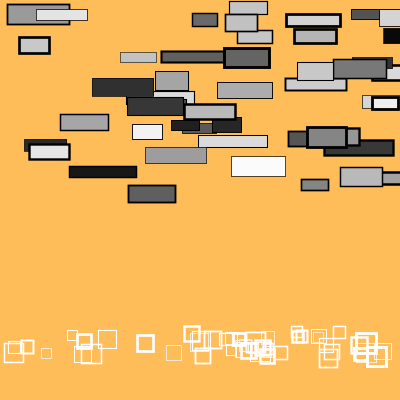
Frame 1 (no input)
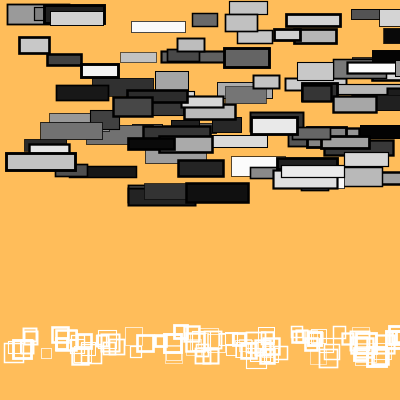
Frame 2 (the mouse pressed at the canvas centre, redrawn once)

The Processing sketch that drew these frames (run headless with seeded random() and noise(); the mouse was pressed at the canvas centre and the sketch redrawn once):

// Processing sketch: processing_39186
// ── processing_39186.pde

void setup() {
  size(400, 400);
  smooth();
  colorMode(HSB, 100);
  background(10, random(0, 100), 100);
}

float a;
float b;

//Sets up the number of rectangles and squares to draw
void draw() {    
  for (int a=0; a<width*4; a+=100) {
    for (int b=0; b<width/2; b+=80) {
      rectSize(a, b);
      noLoop();
    }
  }
}

void rectSize(float a, float b) {
  
//sets the parameters for size and strokeweight of shapes
  strokeWeight(random(.5, 3));   
    float c = random(25, 70);
    float d = random(10, 20);
    
//defines the coordinates for the gradient rectangles
  stroke(0, 250);    
  fill(random(1, 100));
  rect(random(width), random(0, height/2), c, d);

 //defines the coordinates for the white squares
  noFill();    
  stroke(0, 0, 100);
  rect(random(width), random(325, 350), d, d);
}
